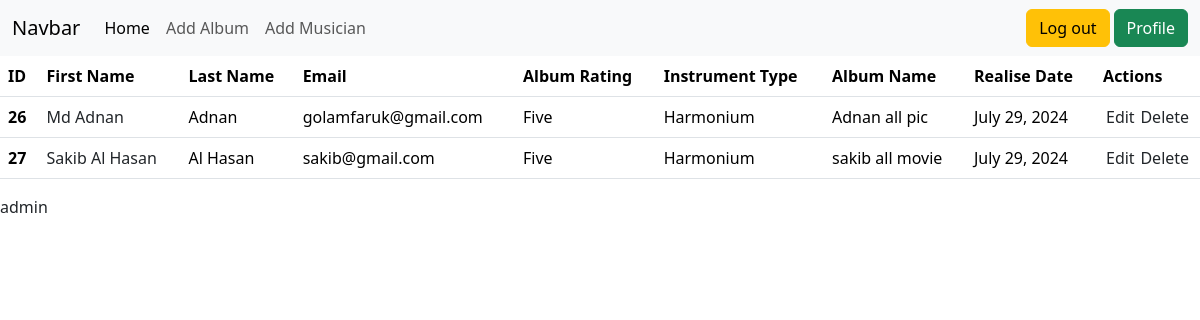
The app's page / (signed in) with its own data.
### album_app/models.py (models this page shows)
class Album(models.Model):
    Album_Name = models.CharField(max_length=200)
    Musican = models.ForeignKey(musican,on_delete=models.CASCADE)
    Album_Realese_Date = models.DateField(auto_now_add=True)
    rat = [('One','1'),('Two','2'),('Three','3'),('Four','4'),('Five','5')]
    Rating = models.CharField(
        max_length = 5,
        choices = rat,
        default = '1'
        )
    def __str__(self):
        return self.Album_Name

### musican_app/models.py (models this page shows, shortened)
class musican(models.Model):
    First_Name = models.CharField(max_length=100)
    Last_Name = models.CharField(max_length=100)
    Email = models.EmailField()
    Phone = models.CharField(max_length=12)
    Instrument_type = models.CharField(max_length=30)

### album_app/views.py (the view)
# urls.py: path('',views.album,name='album_page'),
def album(request):
    data = models.Album.objects.all()
    print(data)
    return render(request,'home.html',{'data':data})

### templates/home.html
{% extends "base.html" %}
{% block content %}
<table class="table">
    <thead>
      <tr>
        <th scope="col">ID</th>
        <th scope="col">First Name</th>
        <th scope="col">Last Name</th>
        <th scope="col">Email</th>
        <th scope="col">Album Rating</th>
        <th scope="col">Instrument Type</th>
        <th scope="col">Album Name</th>
        <th scope="col">Realise Date</th>
        <th scope="col">Actions</th>
      </tr>
    </thead>
    <tbody>
        {% for item in  data %}
        <tr>
            <th scope="row">{{item.id}}</th>
            <td>
              {% if request.user.is_authenticated %}
              <a href="{% url 'edit' item.Musican.id %}" class="text-decoration-none text-dark">{{item.Musican.First_Name}} {{item.Musican.Last_Name}}</a>
              {% else %}
              <a href="#" class="text-decoration-none text-dark">{{item.Musican.First_Name}} {{item.Musican.Last_Name}}</a>
              {% endif %}
            </td>
            <td> {{item.Musican.Last_Name}}</td>
            <td>{{item.Musican.Email}} </td>
            <td> {{item.Rating}}</td>
            <td>{{item.Musican.Instrument_type}}</td>
            <td>{{item.Album_Name}} </td>
            <td>{{item.Album_Realese_Date}}</td>
            <td >
                <div class='d-flex justify-content-center justify-content-around'>
                  {% if request.user.is_authenticated %}
                  <a href="{% url 'edit_page' item.id %}" class="text-decoration-none text-dark">Edit</a>
                  <a href="{% url 'delete_item' item.Musican.id %}" class="text-decoration-none text-dark">Delete</a>
                  {% else %}
                  <a href="#" class="text-decoration-none text-dark">Edit</a>
                  <a href="#" class="text-decoration-none text-dark">Delete</a>
                  {% endif %}
                </div>
            </td>
          </tr>
        {% endfor %}
    </tbody>
  </table>
{% endblock content %}

### templates/base.html (shortened to what this page needs)
<!DOCTYPE html>
<html lang="en">
  <head>
    <link
      href="https://cdn.jsdelivr.net/npm/bootstrap@5.3.3/dist/css/bootstrap.min.css"
      rel="stylesheet"
    />
  </head>
  <body>
    <nav class="navbar navbar-expand-lg bg-body-tertiary">
      <div class="container-fluid">
        <a class="navbar-brand" href="#">Navbar</a>
        <div class="collapse navbar-collapse" id="navbarNav">
          <ul class="navbar-nav">
            <li class="nav-item">
              <a
                class="nav-link active"
                aria-current="page"
                href="{% url 'album_page' %}"
                >Home</a
              >
            </li>
            {% if request.user.is_authenticated %}
            <li class="nav-item">
              <a class="nav-link" href="{% url 'album_form' %}">Add Album </a>
            </li>
            <li class="nav-item">
              <a class="nav-link" href="{% url 'form_musician'  %}">Add Musician</a>
            </li>
            {% endif %}
          </ul>
        </div>
        <form class="form-inline my-2 my-lg-0 d-flex gap-1">
          {% if request.user.is_authenticated %}
          <a href="{% url 'log_out' %}" class="btn btn-warning">Log out</a>
          <a href="{% url 'album_page' %}" class="btn btn-success">Profile</a>
          {% else %}
          <a href="{% url 'register' %}" class="btn btn-warning">Sign up</a>
          <a href="{% url 'log_in' %}" class="btn btn-success">Log in</a>
          {% endif %}
        </form>
      </div>
    </nav>
    {% block content %} {% endblock content %} {{request.user}}
  </body>
</html>

### records on screen
Album: id "26", Musican.First_Name "Md", Musican.Last_Name "Adnan", Musican.Email "golamfaruk@gmail.com", Rating "Five", Musican.Instrument_type "Harmonium", Album_Name "Adnan all pic", Album_Realese_Date "July 29, 2024"
Album: id "27", Musican.First_Name "Sakib", Musican.Last_Name "Al Hasan", Musican.Email "sakib@gmail.com", Rating "Five", Musican.Instrument_type "Harmonium", Album_Name "sakib all movie", Album_Realese_Date "July 29, 2024"

### other values on screen
{{ request.user }} "admin"
